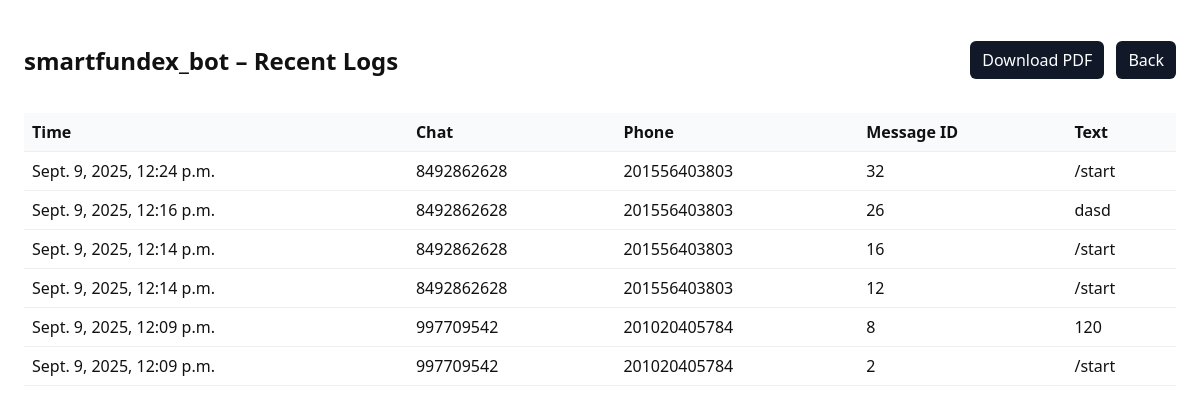
/hub/logs/token/8348460182:AAHDIE-h_rBUP8-yDI9gbneh_bWibJX-NB4/ (signed in), run on the app's committed database.
### hub/models.py (models this page shows, shortened)
class Bot(models.Model):
    name = models.CharField(max_length=150)
    token = models.CharField(max_length=200, unique=True)
    is_active = models.BooleanField(default=False)
    created_at = models.DateTimeField(auto_now_add=True)
    admin_chat_id = models.BigIntegerField(blank=True, null=True)
    description = models.TextField(blank=True, null=True)
    image_url = models.URLField(blank=True, null=True)
    bot_link = models.URLField(blank=True, null=True, help_text="Direct link to the Telegram bot (e.g., https://t.me/your_bot)")

class MessageLog(models.Model):
    bot = models.ForeignKey(Bot, on_delete=models.CASCADE, related_name="message_logs")
    bot_user = models.ForeignKey(BotUser, on_delete=models.SET_NULL, null=True, blank=True, related_name="message_logs")
    message_id = models.CharField(max_length=64, blank=True, null=True)
    chat_id = models.BigIntegerField()
    from_user_id = models.BigIntegerField(blank=True, null=True)
    text = models.TextField(blank=True, null=True)
    raw = models.JSONField()
    received_at = models.DateTimeField(auto_now_add=True)
    class Meta:
        indexes = [
            models.Index(fields=["bot", "chat_id"]),
            models.Index(fields=["bot", "received_at"]),
        ]

class BotUser(models.Model):
    bot = models.ForeignKey(Bot, on_delete=models.CASCADE, related_name="users")
    telegram_id = models.BigIntegerField()
    username = models.CharField(max_length=150, blank=True, null=True)
    first_name = models.CharField(max_length=150, blank=True, null=True)
    last_name = models.CharField(max_length=150, blank=True, null=True)
    phone_number = models.CharField(max_length=32, blank=True, null=True)
    language_code = models.CharField(max_length=10, blank=True, null=True)
    is_blocked = models.BooleanField(default=False)
    joined_at = models.DateTimeField(auto_now_add=True)
    last_seen_at = models.DateTimeField(blank=True, null=True)
    started_at = models.DateTimeField(blank=True, null=True)
    state = models.CharField(max_length=50, blank=True, null=True)
    class Meta:
        unique_together = ("bot", "telegram_id")

### hub/views.py (the view)
# urls.py: path('logs/token/<str:bot_token>/', bot_logs_html_token, name='hub_logs_html_token'),
@login_required()
def bot_logs_html_token(request: HttpRequest, bot_token: str) -> HttpResponse:
    try:
        bot = Bot.objects.get(token=bot_token)
    except Bot.DoesNotExist:
        return HttpResponse(status=404)
    user = request.user
    allowed = False
    if user.is_superuser:
        allowed = True
    else:
        candidate_profile = getattr(user, 'candidate_profile', None)
        if candidate_profile and candidate_profile.candidate and candidate_profile.candidate.bot_id:
            allowed = (candidate_profile.candidate.bot_id == bot.id)
        elif bot.id == 2:
            allowed = True
    if not allowed:
        return HttpResponse("Forbidden", status=403)
    logs = MessageLog.objects.filter(bot=bot).select_related('bot_user').order_by('-received_at')[:500]
    return render(request, 'hub/logs.html', {'bot': bot, 'logs': logs})

### hub/templates/hub/logs.html (shortened to what this page needs)
<!DOCTYPE html>
<html lang="en">
<head>
</head>
<body>
  <div class="top">
    <h2>{{ bot.name }} – Recent Logs</h2>
    <div>
      <a class="button" href="{% if bot.token %}/hub/logs/token/{{ bot.token }}/pdf/{% else %}/hub/logs/{{ bot.id }}/pdf/{% endif %}">Download PDF</a>
      <a class="button" href="/hub/landing/{{ bot.id }}/" style="margin-left:8px;">Back</a>
    </div>
  </div>
  <table>
    <thead>
      <tr>
        <th>Time</th>
        <th>Chat</th>
        <th>Phone</th>
        <th>Message ID</th>
        <th>Text</th>
      </tr>
    </thead>
    <tbody>
      {% for log in logs %}
      <tr>
        <td>{{ log.received_at }}</td>
        <td>{{ log.chat_id }}</td>
        <td>{% if log.bot_user and log.bot_user.phone_number %}{{ log.bot_user.phone_number }}{% else %}-{% endif %}</td>
        <td>{{ log.message_id }}</td>
        <td style="white-space: pre-wrap;">{{ log.text }}</td>
      </tr>
      {% empty %}
      <tr><td colspan="4">No logs yet.</td></tr>
      {% endfor %}
    </tbody>
  </table>
</body>
</html>

### hub/templates/hub/logs.html (style rules this page uses)
body { font-family: system-ui, -apple-system, Segoe UI, Roboto, Arial, sans-serif; margin: 24px; color: #111; }
table { width: 100%; border-collapse: collapse; }
th, td { border-bottom: 1px solid #eee; text-align: left; padding: 8px; vertical-align: top; }
th { background: #f9fafb; }
.top { display:flex; align-items:center; justify-content: space-between; margin-bottom: 16px; }
a.button { background: #111827; color:#fff; padding: 8px 12px; border-radius: 6px; text-decoration:none; }

### data on the page
Bot: name "smartfundex_bot"
MessageLog: received_at "Sept. 9, 2025, 12:24 p.m.", chat_id "8492862628", bot_user.phone_number "201556403803", message_id "32", text "/start"
MessageLog: received_at "Sept. 9, 2025, 12:16 p.m.", chat_id "8492862628", bot_user.phone_number "201556403803", message_id "26", text "dasd"
MessageLog: received_at "Sept. 9, 2025, 12:14 p.m.", chat_id "8492862628", bot_user.phone_number "201556403803", message_id "16", text "/start"
MessageLog: received_at "Sept. 9, 2025, 12:14 p.m.", chat_id "8492862628", bot_user.phone_number "201556403803", message_id "12", text "/start"
MessageLog: received_at "Sept. 9, 2025, 12:09 p.m.", chat_id "997709542", bot_user.phone_number "201020405784", message_id "8", text "120"
MessageLog: received_at "Sept. 9, 2025, 12:09 p.m.", chat_id "997709542", bot_user.phone_number "201020405784", message_id "2", text "/start"
